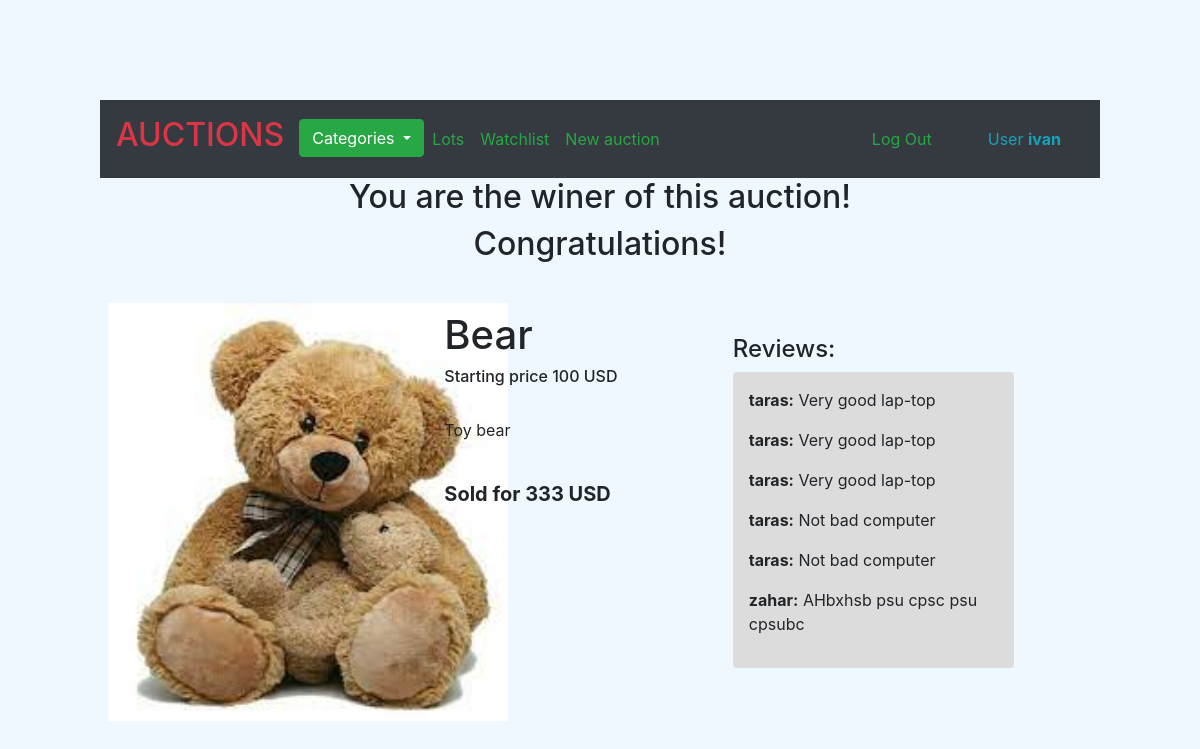
Page /categories/5/6 (signed in) on the committed database.
### auctions/models.py (models this page shows, shortened)
class User(AbstractUser):
    def __str__(self):
        if not self.first_name or not self.last_name:
            return f"{self.username}"
        return f"{self.first_name} {self.last_name}"

class Auction(models.Model):
    lot = models.CharField(max_length=64, verbose_name="Name of product")
    description = models.TextField(verbose_name="Description of product")
    first_rate = models.IntegerField(verbose_name="Starting price")
    category_id = models.ForeignKey(
        Category, on_delete=models.CASCADE, related_name="catauctions", verbose_name="Product categories")
    image = models.ImageField(upload_to="auctions/images")
    user_id = models.ForeignKey(
        User, on_delete=models.CASCADE, related_name="useauctions")
    is_active = models.BooleanField(default=True)

class Rate(models.Model):
    current_rate = models.IntegerField(verbose_name="")
    lot_id = models.ForeignKey(
        Auction, on_delete=models.CASCADE, related_name="aucrates")
    user_id = models.ForeignKey(
        User, on_delete=models.CASCADE, related_name="userates")

class Comment(models.Model):
    annotation = models.TextField(verbose_name= "", max_length=264)
    auction = models.ForeignKey(
        Auction, on_delete=models.CASCADE, related_name="auccomments")
    user = models.ForeignKey(
        User, on_delete=models.CASCADE, related_name="usecomments")

### auctions/views.py (the view, shortened to what this page needs)
# urls.py: path("categories/<int:category_id>/<int:auction_id>", views.auction_view, name="auction_view")
@login_required
def auction_view(request, category_id, auction_id):
    auction = Auction.objects.get(id=auction_id)
    wlist = auction.aucwlist.filter(user=request.user.id)
    rate = auction.aucrates.last()
    categories = Category.objects.all()
    if request.method == "GET":
        return render(request, "auctions/auction_view.html", {
            "auction": auction, "wlist": wlist, "rate_form": RateForm(),
            "comment_form": CommentForm(), "categories": categories})

### auctions/templates/auctions/auction_view.html (shortened to what this page needs)
{% extends "auctions/layout.html" %}
{% block body %}
  {% if auction.is_active == False and auction.aucrates.last.user_id.id == user.id %}
    <div class="text-center">
      <h2>You are the winer of this auction!</h2>
      <h2> Congratulations! </h2>
    </div>
  {% endif %}
  <br>
  <div class="row">
    <div class="col-4">
      <img
      src="/static/{{auction.image.name}}"
      alt="Photo of object"
      class="float-start m-2" style="width: 400px;"/>
    </div>
    <div class="col-3 p-2 m-2 d-flex flex-column">
      <h1>{{ auction.lot }}</h1>
      <h6>Starting price {{ auction.first_rate }} USD</h6>
      <br>
      <p>{{ auction.description }}</p>
      <br />
      {% if auction.is_active == False %}
        <h6 class="h5"><b>Sold for {{ auction.aucrates.last.current_rate }} USD</b></h6>
      {% else %}
        <h6 class="h5"><b>Highest rate  {{ auction.aucrates.last.current_rate }} USD</b></h6>
      {% endif %}
    </div>
    <div class="col-4">
      <br>
      {% if auction.auccomments.first %}
        <div class="m-3">
          <h4>Reviews:</h4>
          <div style="background-color: gainsboro;" class="rounded p-3">
            {% for comment in auction.auccomments.all %}
            <p> <b>{{ comment.user.username }}:</b>  <span>{{ comment.annotation }}</span> </p>
            {% endfor %}
          </div>
        </div>
      {% else %}
        <div class="m-3">
          <p> No comments. </p>
        </div>
      {% endif %}
    </div>
  </div>
  <br>
{% endblock %}

### auctions/templates/auctions/layout.html (shortened to what this page needs)
{% load static %}
<!DOCTYPE html>
<html lang="en">
    <head>
        <link href="https://cdn.jsdelivr.net/npm/bootstrap@5.2.3/dist/css/bootstrap.min.css" rel="stylesheet">
        <link rel="stylesheet" href="https://stackpath.bootstrapcdn.com/bootstrap/4.4.1/css/bootstrap.min.css">
        <link href="/static/auctions/styles.css" rel="stylesheet">
    </head>
    <body style="background-color: aliceblue;">
        <nav class="navbar navbar-expand-sm bg-dark navbar-dark">
            <span class="navbar-text h2 text-danger">AUCTIONS</span>
            <div class="container-fluid">
                <ul class="navbar-nav">
                    <li class="nav-item">
                        <div class="dropdown">
                            <button type="button" class="btn btn-success dropdown-toggle" data-bs-toggle="dropdown">
                                Categories
                            </button>
                        </div>
                    </li>
                    <li class="nav-item">
                        <a class="nav-link" href="{% url 'index' %}"><span class="text-success">Lots</span></a>
                    </li>
                    {% if user.is_authenticated %}
                        <li class="nav-item">
                            <a class="nav-link" href="{% url 'watchlist_view' %}"><span class="text-success">Watchlist</span></a>
                        </li>
                        <li class="nav-item">
                            <a class="nav-link" href="{% url 'new_auction' %}"><span class="text-success">New auction</span></a>
                        </li>
                    {% endif %}
                </ul>
            </div>
            <div class="container-fluid justify-content-end">
                <ul class="navbar-nav me-5">
                    {% if user.is_authenticated %}
                        <li class="nav-item">
                            <a class="nav-link" href="{% url 'logout' %}"><span class="text-success">Log Out</span></a>
                        </li>
                    {% endif %}
                </ul>
                <span class="navbar-text text-info me-2">
                    {% if user.is_authenticated %}
                        User <strong>{{ user.username }}</strong>
                    {% endif %}
                </span>
            </div>
        </nav>
        {% block body %}
        {% endblock %}
    </body>
</html>

### auctions/static/auctions/styles.css (style rules this page uses)
body { padding: 100px; background-color: aqua; }

### rows in the picture
User: username "ivan"
Auction: image.name (picture), lot "Bear", first_rate "100", description "Toy bear", aucrates.last.current_rate "333"
Comment: user.username "taras", annotation "Very good lap-top"
Comment: user.username "taras", annotation "Very good lap-top"
Comment: user.username "taras", annotation "Very good lap-top"
Comment: user.username "taras", annotation "Not bad computer"
Comment: user.username "taras", annotation "Not bad computer"
Comment: user.username "zahar", annotation "AHbxhsb psu cpsc psu cpsubc"
